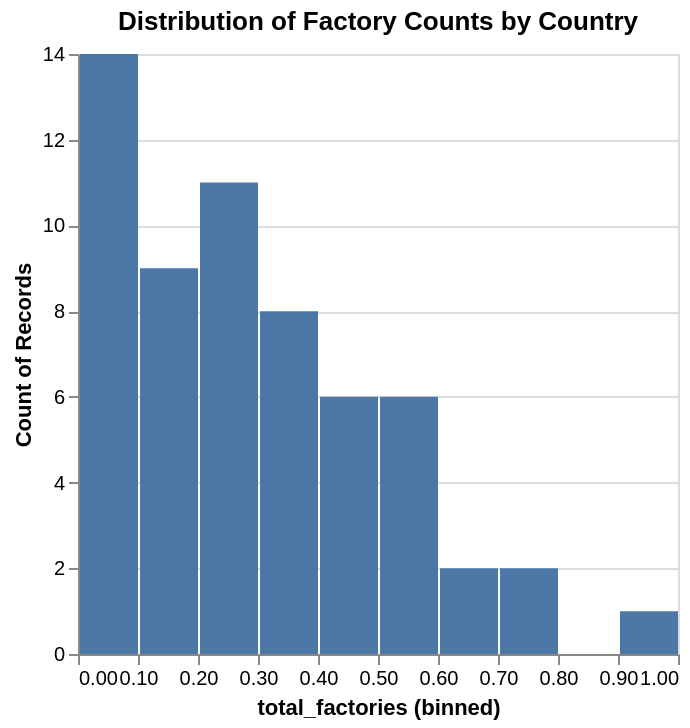

Notebook source saved alongside this figure:
### Code cell
import numpy as np
from sklearn.preprocessing import MinMaxScaler

# log transform factory count to reduce skewness
logged_factory_count = np.log(factory_count)

# scale factory count to [0, 1] range for better visualization
scaler = MinMaxScaler()
scaled_factory_count = scaler.fit_transform(logged_factory_count)

test = pd.DataFrame(scaled_factory_count, index=factory_count.index, columns=['total_factories'])

scaled_factory_count_plot = alt.Chart(test.reset_index()).mark_bar().encode(
    x=alt.X('total_factories', bin=True),
    y='count()'
).properties(
    title='Distribution of Factory Counts by Country'
)

scaled_factory_count_plot

### Figure 1 — Vega-Lite specification as saved in the notebook (floating-point values rounded to 4 significant figures)
{"config": {"view": {"continuousWidth": 300, "continuousHeight": 300}}, "data": {"name": "data-5f0230f053c6d42063c4e696973b9147"}, "mark": {"type": "bar"}, "encoding": {"x": {"bin": true, "field": "total_factories", "type": "quantitative"}, "y": {"aggregate": "count", "type": "quantitative"}}, "title": "Distribution of Factory Counts by Country", "$schema": "https://vega.github.io/schema/vega-lite/v6.1.0.json", "datasets": {"data-5f0230f053c6d42063c4e696973b9147": [{"country": "Argentina", "total_factories": 0.2871}, {"country": "Australia", "total_factories": 0.3333}, {"country": "Brazil", "total_factories": 0.4307}, {"country": "Canada", "total_factories": 0.403}, {"country": "Chile", "total_factories": 0.7242}, {"country": "China", "total_factories": 0.6402}, {"country": "Costa Rica", "total_factories": 0.0}, {"country": "Denmark", "total_factories": 0.3333}, {"country": "Ecuador", "total_factories": 0.5986}, {"country": "El Salvador", "total_factories": 0.0}, {"country": "Estonia", "total_factories": 0.0}, {"country": "Faroe Islands", "total_factories": 0.0}, {"country": "Finland", "total_factories": 0.0}, {"country": "France", "total_factories": 0.3711}, {"country": "Gambia", "total_factories": 0.2275}, {"country": "Georgia", "total_factories": 0.0}, {"country": "Germany", "total_factories": 0.2275}, {"country": "Iceland", "total_factories": 0.4769}, {"country": "India", "total_factories": 0.6494}, {"country": "Indonesia", "total_factories": 0.4966}, {"country": "Iran", "total_factories": 0.2275}, {"country": "Ireland", "total_factories": 0.2275}, {"country": "Japan", "total_factories": 0.2275}, {"country": "South Korea", "total_factories": 0.1436}, {"country": "Latvia", "total_factories": 0.3333}, {"country": "Lithuania", "total_factories": 0.0}, {"country": "Malaysia", "total_factories": 0.2871}, {"country": "Mauritania", "total_factories": 0.7741}, {"country": "Kazakhstan", "total_factories": 0.0}, {"country": "Mauritius", "total_factories": 0.0}, {"country": "Mexico", "total_factories": 0.4966}, {"country": "Morocco", "total_factories": 0.5742}, {"country": "Myanmar", "total_factories": 0.2871}, {"country": "Namibia", "total_factories": 0.0}, {"country": "New Zealand", "total_factories": 0.4769}, {"country": "Norway", "total_factories": 0.5868}, {"country": "Oman", "total_factories": 0.3333}, {"country": "Pakistan", "total_factories": 0.2275}, {"country": "Panama", "total_factories": 0.1436}, {"country": "Papua New Guinea", "total_factories": 0.1436}, {"country": "Peru", "total_factories": 1.0}, {"country": "Philippines", "total_factories": 0.1436}, {"country": "Poland", "total_factories": 0.0}, {"country": "Portugal", "total_factories": 0.1436}, {"country": "Russia", "total_factories": 0.1436}, {"country": "South Africa", "total_factories": 0.3333}, {"country": "Samoa", "total_factories": 0.0}, {"country": "Senegal", "total_factories": 0.1436}, {"country": "Seychelles", "total_factories": 0.0}, {"country": "Spain", "total_factories": 0.3333}, {"country": "Taiwan", "total_factories": 0.0}, {"country": "Thailand", "total_factories": 0.5147}, {"country": "Tunisia", "total_factories": 0.1436}, {"country": "Turkey", "total_factories": 0.2871}, {"country": "United Arab Emirates", "total_factories": 0.1436}, {"country": "United Kingdom", "total_factories": 0.3711}, {"country": "United States of America", "total_factories": 0.5312}, {"country": "Vietnam", "total_factories": 0.5742}, {"country": "Yemen", "total_factories": 0.2871}]}}
